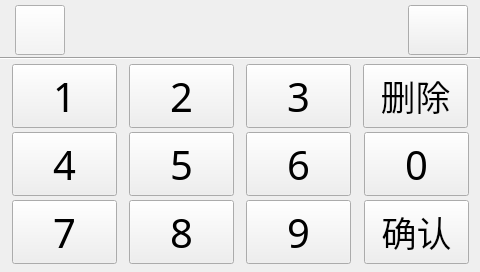
<?xml version="1.0" encoding="UTF-8"?>
<ui version="4.0">
 <class>unlockDialog</class>
 <widget class="autoCloseDialog" name="unlockDialog">
  <property name="geometry">
   <rect>
    <x>0</x>
    <y>0</y>
    <width>480</width>
    <height>272</height>
   </rect>
  </property>
  <property name="minimumSize">
   <size>
    <width>480</width>
    <height>272</height>
   </size>
  </property>
  <property name="maximumSize">
   <size>
    <width>480</width>
    <height>272</height>
   </size>
  </property>
  <property name="windowTitle">
   <string>Dialog</string>
  </property>
  <widget class="QPushButton" name="pbn_pad1">
   <property name="geometry">
    <rect>
     <x>12</x>
     <y>64</y>
     <width>105</width>
     <height>64</height>
    </rect>
   </property>
   <property name="font">
    <font>
     <family>仿宋</family>
     <pointsize>30</pointsize>
    </font>
   </property>
   <property name="focusPolicy">
    <enum>Qt::NoFocus</enum>
   </property>
   <property name="styleSheet">
    <string notr="true">QLabel {
    font-size: 35px;
}</string>
   </property>
   <property name="text">
    <string>1</string>
   </property>
  </widget>
  <widget class="QPushButton" name="pbn_pad2">
   <property name="geometry">
    <rect>
     <x>129</x>
     <y>64</y>
     <width>105</width>
     <height>64</height>
    </rect>
   </property>
   <property name="font">
    <font>
     <family>仿宋</family>
     <pointsize>30</pointsize>
    </font>
   </property>
   <property name="focusPolicy">
    <enum>Qt::NoFocus</enum>
   </property>
   <property name="styleSheet">
    <string notr="true">QLabel {
    font-size: 35px;
}</string>
   </property>
   <property name="text">
    <string>2</string>
   </property>
  </widget>
  <widget class="QPushButton" name="pbn_pad3">
   <property name="geometry">
    <rect>
     <x>246</x>
     <y>64</y>
     <width>105</width>
     <height>64</height>
    </rect>
   </property>
   <property name="font">
    <font>
     <family>仿宋</family>
     <pointsize>30</pointsize>
    </font>
   </property>
   <property name="focusPolicy">
    <enum>Qt::NoFocus</enum>
   </property>
   <property name="styleSheet">
    <string notr="true">QLabel {
    font-size: 35px;
}</string>
   </property>
   <property name="text">
    <string>3</string>
   </property>
  </widget>
  <widget class="QPushButton" name="pbn_pad4">
   <property name="geometry">
    <rect>
     <x>12</x>
     <y>132</y>
     <width>105</width>
     <height>64</height>
    </rect>
   </property>
   <property name="font">
    <font>
     <family>仿宋</family>
     <pointsize>30</pointsize>
    </font>
   </property>
   <property name="focusPolicy">
    <enum>Qt::NoFocus</enum>
   </property>
   <property name="styleSheet">
    <string notr="true">QLabel {
    font-size: 35px;
}</string>
   </property>
   <property name="text">
    <string>4</string>
   </property>
  </widget>
  <widget class="QPushButton" name="pbn_pad5">
   <property name="geometry">
    <rect>
     <x>129</x>
     <y>132</y>
     <width>105</width>
     <height>64</height>
    </rect>
   </property>
   <property name="font">
    <font>
     <family>仿宋</family>
     <pointsize>30</pointsize>
    </font>
   </property>
   <property name="focusPolicy">
    <enum>Qt::NoFocus</enum>
   </property>
   <property name="styleSheet">
    <string notr="true">QLabel {
    font-size: 35px;
}</string>
   </property>
   <property name="text">
    <string>5</string>
   </property>
  </widget>
  <widget class="QPushButton" name="pbn_pad6">
   <property name="geometry">
    <rect>
     <x>246</x>
     <y>132</y>
     <width>105</width>
     <height>64</height>
    </rect>
   </property>
   <property name="font">
    <font>
     <family>仿宋</family>
     <pointsize>30</pointsize>
    </font>
   </property>
   <property name="focusPolicy">
    <enum>Qt::NoFocus</enum>
   </property>
   <property name="styleSheet">
    <string notr="true">QLabel {
    font-size: 35px;
}</string>
   </property>
   <property name="text">
    <string>6</string>
   </property>
  </widget>
  <widget class="QPushButton" name="pbn_pad8">
   <property name="geometry">
    <rect>
     <x>129</x>
     <y>200</y>
     <width>105</width>
     <height>64</height>
    </rect>
   </property>
   <property name="font">
    <font>
     <family>仿宋</family>
     <pointsize>30</pointsize>
    </font>
   </property>
   <property name="focusPolicy">
    <enum>Qt::NoFocus</enum>
   </property>
   <property name="styleSheet">
    <string notr="true">QLabel {
    font-size: 35px;
}</string>
   </property>
   <property name="text">
    <string>8</string>
   </property>
  </widget>
  <widget class="QPushButton" name="pbn_pad7">
   <property name="geometry">
    <rect>
     <x>12</x>
     <y>200</y>
     <width>105</width>
     <height>64</height>
    </rect>
   </property>
   <property name="font">
    <font>
     <family>仿宋</family>
     <pointsize>30</pointsize>
    </font>
   </property>
   <property name="focusPolicy">
    <enum>Qt::NoFocus</enum>
   </property>
   <property name="styleSheet">
    <string notr="true">QLabel {
    font-size: 35px;
}</string>
   </property>
   <property name="text">
    <string>7</string>
   </property>
  </widget>
  <widget class="QPushButton" name="pbn_pad9">
   <property name="geometry">
    <rect>
     <x>246</x>
     <y>200</y>
     <width>105</width>
     <height>64</height>
    </rect>
   </property>
   <property name="font">
    <font>
     <family>仿宋</family>
     <pointsize>30</pointsize>
    </font>
   </property>
   <property name="focusPolicy">
    <enum>Qt::NoFocus</enum>
   </property>
   <property name="styleSheet">
    <string notr="true">QLabel {
    font-size: 35px;
}</string>
   </property>
   <property name="text">
    <string>9</string>
   </property>
  </widget>
  <widget class="QPushButton" name="pbn_delete">
   <property name="geometry">
    <rect>
     <x>363</x>
     <y>64</y>
     <width>105</width>
     <height>64</height>
    </rect>
   </property>
   <property name="font">
    <font>
     <family>仿宋</family>
     <pointsize>26</pointsize>
    </font>
   </property>
   <property name="focusPolicy">
    <enum>Qt::NoFocus</enum>
   </property>
   <property name="styleSheet">
    <string notr="true">QLabel {
    font-size: 35px;
}</string>
   </property>
   <property name="text">
    <string>删除</string>
   </property>
  </widget>
  <widget class="QPushButton" name="pbn_pad0">
   <property name="geometry">
    <rect>
     <x>364</x>
     <y>132</y>
     <width>105</width>
     <height>64</height>
    </rect>
   </property>
   <property name="font">
    <font>
     <family>仿宋</family>
     <pointsize>30</pointsize>
    </font>
   </property>
   <property name="focusPolicy">
    <enum>Qt::NoFocus</enum>
   </property>
   <property name="styleSheet">
    <string notr="true">QLabel {
    font-size: 35px;
}</string>
   </property>
   <property name="text">
    <string>0</string>
   </property>
  </widget>
  <widget class="QPushButton" name="pbn_confirm">
   <property name="geometry">
    <rect>
     <x>364</x>
     <y>200</y>
     <width>105</width>
     <height>64</height>
    </rect>
   </property>
   <property name="font">
    <font>
     <family>仿宋</family>
     <pointsize>26</pointsize>
    </font>
   </property>
   <property name="focusPolicy">
    <enum>Qt::NoFocus</enum>
   </property>
   <property name="styleSheet">
    <string notr="true">QLabel {
    font-size: 35px;
}</string>
   </property>
   <property name="text">
    <string>确认</string>
   </property>
  </widget>
  <widget class="Line" name="line">
   <property name="geometry">
    <rect>
     <x>0</x>
     <y>50</y>
     <width>480</width>
     <height>16</height>
    </rect>
   </property>
   <property name="focusPolicy">
    <enum>Qt::NoFocus</enum>
   </property>
   <property name="orientation">
    <enum>Qt::Horizontal</enum>
   </property>
  </widget>
  <widget class="QLabel" name="lbl_password">
   <property name="geometry">
    <rect>
     <x>90</x>
     <y>4</y>
     <width>301</width>
     <height>50</height>
    </rect>
   </property>
   <property name="font">
    <font>
     <family>新宋体</family>
     <pointsize>-1</pointsize>
    </font>
   </property>
   <property name="focusPolicy">
    <enum>Qt::NoFocus</enum>
   </property>
   <property name="styleSheet">
    <string notr="true">QLabel {
    font-size: 45px;
}</string>
   </property>
   <property name="text">
    <string/>
   </property>
   <property name="alignment">
    <set>Qt::AlignCenter</set>
   </property>
  </widget>
  <widget class="QPushButton" name="pbn_see">
   <property name="geometry">
    <rect>
     <x>408</x>
     <y>5</y>
     <width>60</width>
     <height>50</height>
    </rect>
   </property>
   <property name="font">
    <font>
     <pointsize>26</pointsize>
    </font>
   </property>
   <property name="focusPolicy">
    <enum>Qt::NoFocus</enum>
   </property>
   <property name="text">
    <string/>
   </property>
   <property name="iconSize">
    <size>
     <width>45</width>
     <height>45</height>
    </size>
   </property>
  </widget>
  <widget class="QPushButton" name="pbn_return">
   <property name="geometry">
    <rect>
     <x>15</x>
     <y>5</y>
     <width>50</width>
     <height>50</height>
    </rect>
   </property>
   <property name="font">
    <font>
     <family>仿宋</family>
     <pointsize>26</pointsize>
    </font>
   </property>
   <property name="focusPolicy">
    <enum>Qt::NoFocus</enum>
   </property>
   <property name="styleSheet">
    <string notr="true">QPushButton {
	background-color: #F5F5F5;

	background-image: url(:/image/back.png);
    background-repeat: no-repeat;  /* 禁止图片重复（必加） */
    background-position: center;   /* 图片居中（必加） */
}

/* 按下状态（核心：按压效果） */
QPushButton:pressed {
	background-color: #2E7D32; /* 更深的绿色 */
	border: 2px solid #1B5E20; /* 更暗的边框 */
	padding-left: 2px;         /* 文字右移2px */
	padding-top: 2px;          /* 文字下移2px */
}</string>
   </property>
   <property name="text">
    <string/>
   </property>
  </widget>
 </widget>
 <customwidgets>
  <customwidget>
   <class>autoCloseDialog</class>
   <extends>QWidget</extends>
   <header>autoclosedialog.h</header>
   <container>1</container>
  </customwidget>
 </customwidgets>
 <resources/>
 <connections/>
</ui>
